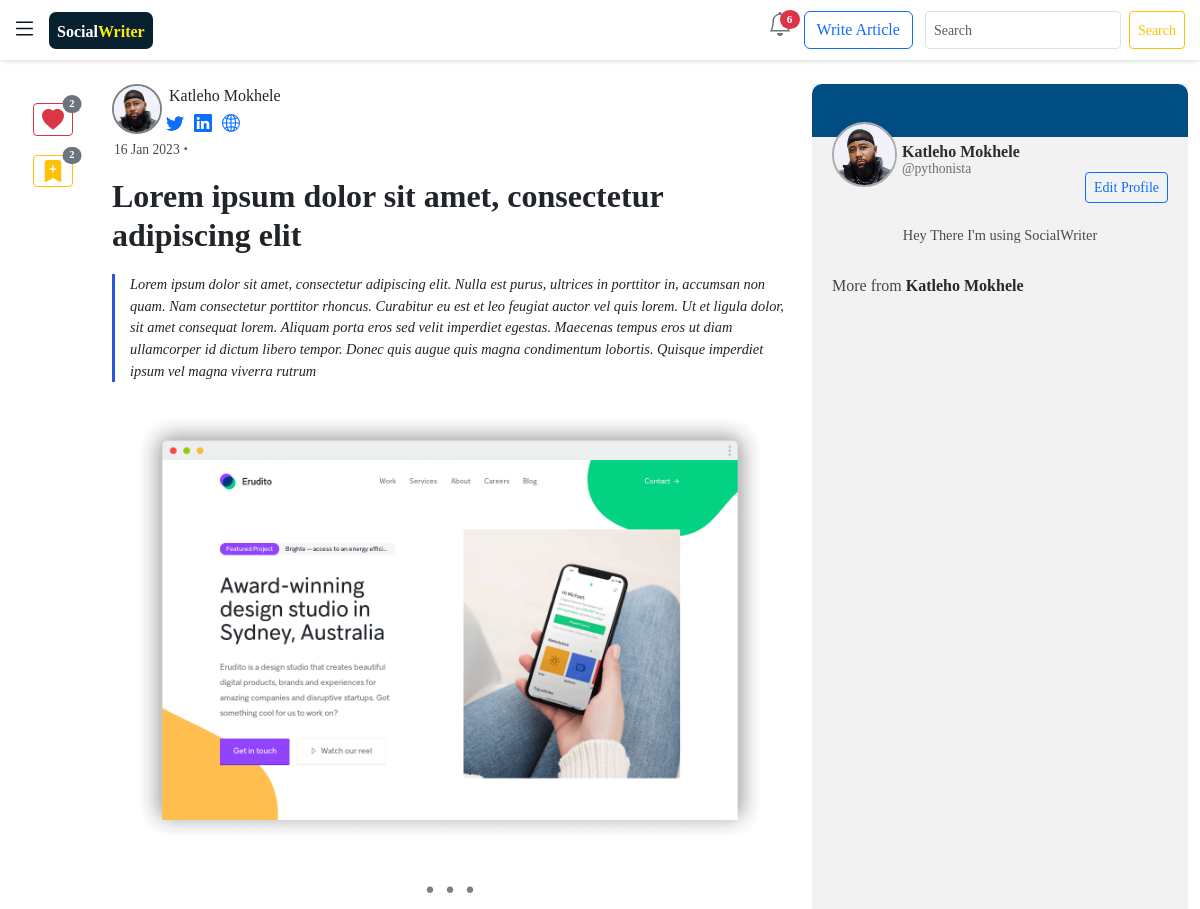
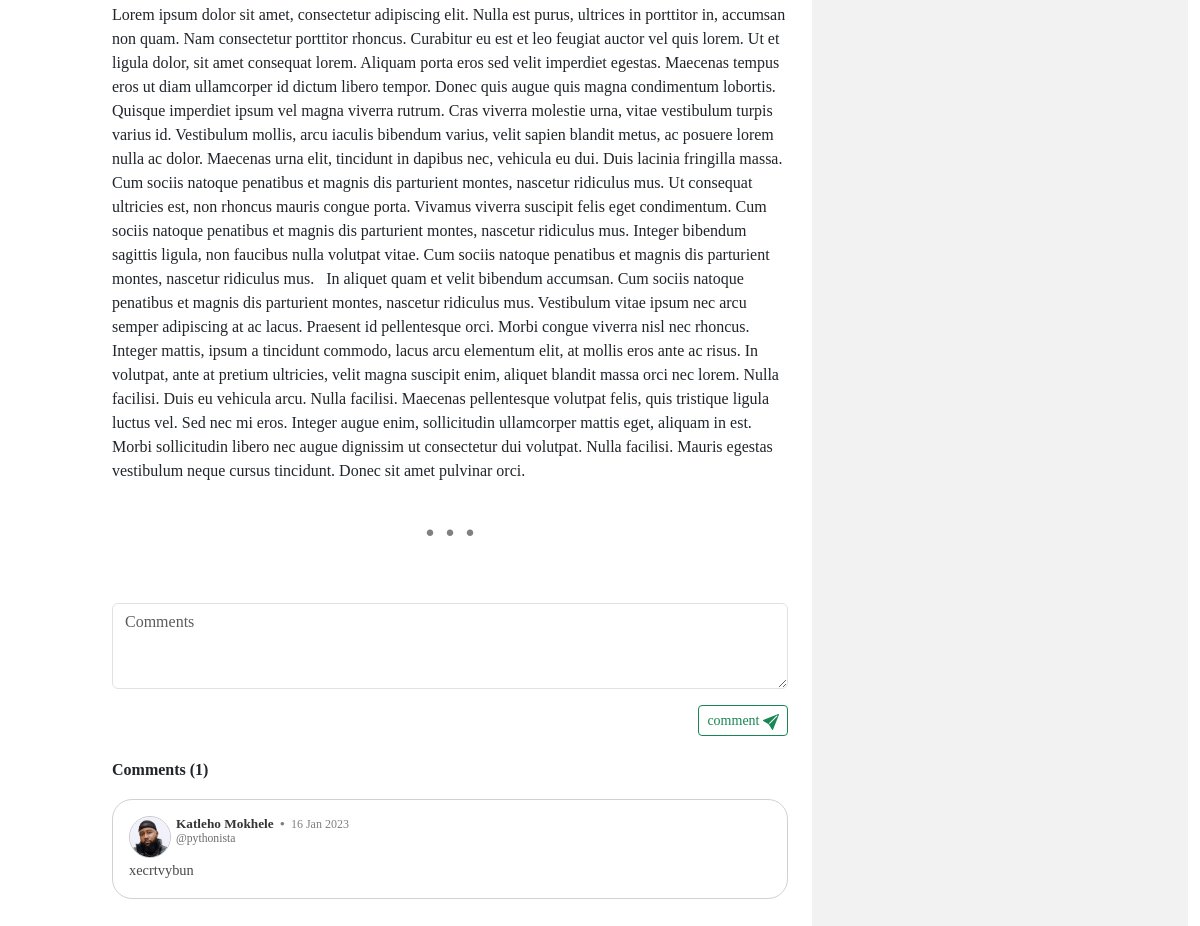
/read/1/ (signed in), run on the app's committed database (2 pictures, top to bottom).
### blogyapp/models.py (models this page shows, shortened)
class Entry(models.Model):
    profile = models.ForeignKey(Profile, on_delete=models.CASCADE , blank=True , null=True) # Entry attached to a specific profile
    thumbnail = models.ImageField(upload_to="blogyapp/images/articles_img", blank=True , null=True)
    uploaded = models.BooleanField(default=False)
    entry_title = models.TextField()
    introduction = models.TextField()
    text = HTMLField()
    date_added = models.DateTimeField(auto_now_add=True)
    popularity = models.IntegerField(default=0)
    likes = models.IntegerField(default=0)  # number of likes for each Article
    bookmarks = models.IntegerField(default=0)  # number of bookmarks for each Article ...
    class Meta:
        verbose_name_plural = 'entries'

class Comments(models.Model):
    profile = models.ForeignKey(Profile,on_delete=models.CASCADE, null=True)
    entry = models.ForeignKey(Entry, on_delete=models.CASCADE,related_name="entry" )
    date_created = models.DateTimeField(auto_now_add =True)
    comment = models.CharField(max_length=200 ,null=True, blank=True )
    class Meta:
        verbose_name_plural = 'comments'

### users/models.py (models this page shows, shortened)
class Profile(models.Model):
    name = models.OneToOneField(User, on_delete=models.CASCADE ,default=1 ) # this has the username inside
    bio = models.CharField(max_length=150,blank=True, default="Hey There I'm using SocialWriter ")
    avatar = models.ImageField(null=True, upload_to="blogyapp/images/profiles_img", default="default.jpg")
    following = models.ManyToManyField(User,related_name="following", blank=True)
    followers = models.IntegerField(default=0)
    date_created = models.DateTimeField(auto_now=True)
    liked_articles = models.ManyToManyField("blogyapp.Entry",related_name="liked_articles", blank=True)
    bookmarked_articles = models.ManyToManyField("blogyapp.Entry",related_name="bookmarked_articles", blank=True)
    twitter_link = models.URLField(blank=True, null=True)
    linkedin_link = models.URLField(blank=True, null=True)
    personal_link = models.URLField(blank=True, null=True)
    class Meta:
        ordering = ["-date_created"]

### blogyapp/views.py (the view, shortened to what this page needs)
# urls.py: path('read/<int:read_id>/',views.read, name = "read"),
def read(request, read_id):
    if request.user.is_authenticated:
        my_profile = Profile.objects.get(name =request.user)
        followings = my_profile.following.all()
        entry = Entry.objects.get(id=read_id)
        comments = Comments.objects.filter( entry = entry).order_by("-date_created")
        popularity = entry.popularity
        if request.method != 'POST':
            form = CommentsForm()
        context = {"entry": entry,
                   "form":form  ,
                   "comments":comments ,
                   "followings":followings}
        return render(request, "blogyapp/read.html", context)

### blogyapp/forms.py
class CommentsForm(forms.ModelForm):
    comment = forms.CharField(widget= forms.Textarea(attrs={'cols': 10, 'rows':3 , "placeholder":"Comments"}) , label="",)
    class Meta:
        model = Comments
        fields =["comment"]

### blogyapp/templatetags/read-time.py (called while the page is built)
def read(html):
    return readtime.of_html(html)

### blogyapp/templates/blogyapp/read.html (shortened to what this page needs)
{% extends "blogyapp/base.html" %}
{% load bootstrap5 %}
{% load static %}
{% load read-time %}
{% block content %}
{% if entry.uploaded is True %}
<br>
<div id="read_container" class="container-fluid" style="width:100%">
    <div class="row">
        <div class="reactions col-lg-1 d-none d-lg-block">
            <div class="position-fixed">
                <div class="like" style="margin-top: 0.5cm;margin-left:0.55cm">
                    <form action="{% url 'blogyapp:like_unlike' entry.id %}" method='post'>
                        {% if entry in entry.profile.liked_articles.all %}
                        <button href="#" class="btn btn-outline-danger btn-sm position-relative" name="submit">
                            <svg xmlns="http://www.w3.org/2000/svg" width="22" height="22" fill="currentColor" class="bi bi-heart-fill" viewBox="0 0 16 16">
                                <path fill-rule="evenodd" d="M8 1.314C12.438-3.248 23.534 4.735 8 15-7.534 4.736 3.562-3.248 8 1.314z"/>
                              </svg>
                              <span class="position-absolute top-0 start-100 translate-middle badge rounded-pill bg-secondary">
                                {{entry.likes}}
                              </span>
                             </button>
                        {% endif %}
                    </form>
                </div>
                <div class="bookmark"  style="margin-top: 0.5cm;margin-left:0.55cm">
                    <form action="{% url 'blogyapp:bookmark' entry.id %}" method='post'>
                        {% if entry in entry.profile.bookmarked_articles.all %}
                        <button href="#" class="btn btn-outline-warning btn-sm position-relative name="submit">
                              <span class="position-absolute top-0 start-100 translate-middle badge rounded-pill bg-secondary">
                                {{entry.bookmarks}}
                              </span>
                             </button>
                        {% endif %}
                    </form>
                </div>
            </div>
        </div>
        <div class="col-md-7  ">
              <div class="d-flex" >
                    <div class="position-relative"  >
                      <img style="height: 50px; width:50px;border-radius:50%;border: gray 2px solid;" src="{{entry.profile.avatar.url}}"  class="img-flex"  alt="">
                    </div>
                    <div class="col">
                    <div class="row">
                        <a href="{% url 'blogyapp:profile_detail' entry.profile.id %}" style="margin-left: 3px;color:rgb(36, 36, 36);margin-bottom: 2px;">{{entry.profile.name.get_full_name}}</a>
                    </div>
                    <div class="row">
                        <div class="col-12">
                            <div class=" d-flex  ">
                                {% if entry.profile.twitter_link %}
                                    <div style="margin-right: 10px;">
                                        <a href="{{entry.profile.twitter_link}}">
                                        </a>
                                    </div>
                                {% endif %}
                                {% if entry.profile.linkedin_link %}
                                    <div style="margin-right: 10px;">
                                        <a href="{{entry.profile.linkedin_link}}">
                                        </a>
                                    </div>
                            {% endif %}
                            {% if entry.profile.personal_link %}
                            <div style="margin-right: 10px;">
                                <a href="{{entry.profile.personal_link}}">
                                </a>
                            </div>
                            {% endif %}
                            </div>
                        </div>
                    </div>
                </div>
                </div>
                <div class="row">
                    <div class="col">
                      <p style="font-size: 0.85rem;color:rgb(74, 74, 74);margin-left: 2px;margin-top: 3px;"> {{entry.date_added|date:" d M Y"}} <span style="font-weight:700;font-size:larger">  &centerdot; </span> {{entry.text|safe|readtime}}</p>
                    </div>
                  </div>
                  <h2 style="font-weight: 700;margin-bottom: 20px;">
                    {{entry.entry_title}}
                </h2>
                <div class="postIntro">
                    <p style="margin-left: 15px ; font-size: 0.9rem;">{{entry.introduction}}</p>
                </div>
                  <div class="row">
                    <div class = "crop col-12">
                        <img style="width: 100% ;" class="img-fluid" src= "{{entry.thumbnail.url}}" >
                    </div>
                </div>
                <div >
                    <center> <h1> <strong style="color: gray;"> . . .</strong></h1></center>
                    <p class = "entry_text" style="font-size: 0.9rem; margin-bottom: 0cm !important; background-color: #ffffff00;" >
                    {{entry.text|safe}}
                    </p>
                </div>
            <center> <h1> <strong style="color: gray;"> . . .</strong></h1></center>
                <br>
            <section class="comment-section" id="comments">
            <form  method='POST' action="{% url 'blogyapp:read' entry.id %}"  style="border-radius: 20px !important;">
                {% bootstrap_form form%}
                <div class="d-flex justify-content-end">
                    <div>
                {% buttons %}
                {% if user.is_authenticated %}
                <button class="btn btn-outline-success btn-sm" type="submit">comment </button>
                    {% endif %}
                {% endbuttons %}
            </div>
            </div>
            </form>
            <br>
        <div  id="recent_comments" style="margin-bottom: 30px;display: block;">
         <h6 style="margin-bottom: 20px;"><strong>   Comments  ({{comments.count}}) </strong>    </h6>
            {% for c in comments%}
                {% if forloop.counter < 5 %}
                <div class="comments card card-body" style="margin-bottom: 10px !important;">
                    <div class="d-flex " style="margin-bottom: 2px !important;">
                        <img class="avatar-home" src="{{entry.profile.avatar.url}}">
                        <span style="font-size: 0.9rem;margin-left: 5px;">
                            <h6 style="margin-bottom: 0cm;margin-top: 0cm;font-size: 0.83rem;color: rgb(53, 53, 53);font-weight: 600;" >{{entry.profile.name.get_full_name}}  <span style="color: gray;margin: 0px 3px 0px 3px"> &bull; </span>  <span style="font-weight: 400;font-size:0.75rem;color:gray"> {{c.date_created|date:"d M Y"}}</span> </h6>
                            <h6 style="margin-bottom: 0cm;margin-top: 0cm;font-size: 0.73rem;color: rgb(109, 108, 108);"> @{{entry.profile.name}} </h6>
                        </span>
                    </div>
                    <p style="font-size: 0.9rem;color:rgb(73, 73, 73);margin:0cm;"> {{c.comment}}</p>
                </div>
                {% endif %}
                 {% empty %}
                <center>
                    <img style="width: 45%;" class="img-fluid" src="{% static 'blogyapp/images/undraw_no_data_re_kwbl.svg' %}" alt="">
                    <br>
                </center>
            {% endfor %}
        </div>
        </div>
        <div class="col-md-5 col-lg-4 ">
        <div style="  background-color: #f2f2f2;height: 100%;">
            <div class="position-relative" style="background-color:#004d84;height: 1.4cm;border-radius: 10px 10px 0px 0px;">
                <div class="d-flex " style="margin-bottom: 5px;padding-top: 38px;padding-left: 20px;">
                    <img class="avatar-read" src="{{entry.profile.avatar.url}}">
                    <span style="margin-left: 5px;padding-top:20px;">
                        <h6 style="margin-bottom: 0cm;margin-top: 0cm;font-size: 1rem;color: rgb(44, 44, 44);font-weight: 600;" >{{entry.profile.name.get_full_name}}</h6>
                        <h6 style="margin-bottom: 0cm;margin-top: 0cm;font-size: 0.85rem;color: rgb(109, 108, 108);"> @{{entry.profile.name}} </h6>
                    </span>
                </div>
            </div>
                <div class="d-flex justify-content-end " >
                    <div class="d-none d-sm-block " style="padding-top: 35px;margin-right: 20px;" >
                        <form action="{% url 'blogyapp:follow_unfollow' entry.profile.id %}" method='post'>
                            {% if entry.profile.name in followings %}
                            <a href="#" class="btn btn-outline-danger btn-sm " name="submit" >Unsubscribe</a>
                            {% elif request.user == entry.profile.name %}
                            <a href="{% url 'blogyapp:edit_profile' entry.profile.id %}" class="btn btn-outline-primary btn-sm"> Edit Profile </a>
                            {% else %}
                            <a href="#" class="btn btn-outline-primary btn-sm" name="submit">Subscribe</a>
                            {% endif %}
                            <br>
                            <br>
                        </form>
                    </div>
                    <br>
                </div>
            <center>
            <div class="d-none d-sm-block" >
                <h6  style="color:rgb(74, 74, 74);font-size: 0.9rem; width: 85%;"> {{entry.profile.bio}}</h6>
            </div>
            </center>
            <br>
            <div style="margin-left: 20px;margin-right: 20px;">
                <h6 style="color: #464646;"> More from <span style="font-weight: 600;color: #292929;"> {{ entry.profile.name.get_full_name }} </span>  </h6>
            </div>
        </div>
        </div>
    </div>
</div>
{% endif %}
{% endblock %}

### blogyapp/static/blogyapp/css/read.css (style rules this page uses)
body { background-color: rgb(255, 255, 255); }
a { text-decoration: none !important; color: rgb(50, 50, 50); }
.comments { border-radius: 20px; border: 1px rgb(209, 209, 209) solid; }
.postIntro { font-style: oblique; font-size: medium; border-left: 3px #2855df solid; }
.avatar-home { border-radius: 50%; border: 1px rgb(201, 201, 201) solid; width: 42px; height: 42px; }
.avatar-read { border-radius: 50%; border: 2px #ababab solid; width: 65px; height: 65px; }
@media screen and (min-width:331px) { .reactions { display: none; } }
@media screen and (min-width:575px) { .reactions { display: none; } }
@media screen and (min-width:800px) { .reactions { display: block; } }

### data on the page
Entry: likes "2", bookmarks "2", profile.avatar (picture), profile.name.get_full_name "Katleho Mokhele", date_added "16 Jan 2023", entry_title "Lorem ipsum dolor sit amet, consectetur adipiscing elit", introduction "Lorem ipsum dolor sit amet, consectetur adipiscing elit. Nulla est purus, ultrices in porttitor in, accumsan non quam. Nam consectetur porttitor rhoncus. Curabitur eu est et leo feugiat auctor vel quis lorem. Ut et ligula dolor, sit amet consequat lorem. Aliquam porta eros sed velit imperdiet egestas. Maecenas tempus eros ut diam ullamcorper id dictum libero tempor. Donec quis augue quis magna condimentum lobortis. Quisque imperdiet ipsum vel magna viverra rutrum", thumbnail (picture), text "Lorem ipsum dolor sit amet, consectetur adipiscing elit. Nulla est purus, ultrices in porttitor in, accumsan non quam. Nam consectetur porttitor rhoncus. Curabitur eu est et leo feugiat auctor vel quis lorem. Ut et ligula dolor, sit amet consequat lorem. Aliquam porta eros sed velit imperdiet egestas. Maecenas tempus eros ut diam ullamcorper id dictum libero tempor. Donec quis augue quis magna condimentum lobortis. Quisque imperdiet ipsum vel magna viverra rutrum. Cras viverra molestie urna, vitae vestibulum turpis varius id. Vestibulum mollis, arcu iaculis bibendum varius, velit sapien blandit metus, ac posuere lorem nulla ac dolor. Maecenas urna elit, tincidunt in dapibus nec, vehicula eu…", profile.name "pythonista", profile.bio "Hey There I'm using SocialWriter"
Comments: profile.avatar (picture), date_created "16 Jan 2023", comment "xecrtvybun"

### other printed values
{{ all_notifications.count }} "6"
{{ comments.count }} "1"
